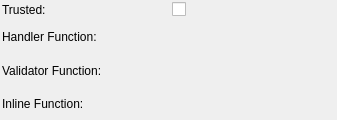
<?xml version="1.0" encoding="UTF-8"?>
<ui version="4.0">
 <class>LanguageWidget</class>
 <widget class="QWidget" name="LanguageWidget">
  <property name="geometry">
   <rect>
    <x>0</x>
    <y>0</y>
    <width>337</width>
    <height>120</height>
   </rect>
  </property>
  <property name="minimumSize">
   <size>
    <width>0</width>
    <height>0</height>
   </size>
  </property>
  <property name="windowTitle">
   <string>Form</string>
  </property>
  <layout class="QGridLayout" name="language_grid">
   <property name="margin">
    <number>2</number>
   </property>
   <property name="spacing">
    <number>6</number>
   </property>
   <item row="0" column="0">
    <widget class="QLabel" name="trusted_lbl">
     <property name="sizePolicy">
      <sizepolicy hsizetype="Preferred" vsizetype="Preferred">
       <horstretch>0</horstretch>
       <verstretch>0</verstretch>
      </sizepolicy>
     </property>
     <property name="minimumSize">
      <size>
       <width>0</width>
       <height>0</height>
      </size>
     </property>
     <property name="text">
      <string>Trusted:</string>
     </property>
    </widget>
   </item>
   <item row="0" column="1">
    <widget class="QCheckBox" name="trusted_chk">
     <property name="text">
      <string/>
     </property>
    </widget>
   </item>
   <item row="1" column="0">
    <widget class="QLabel" name="func_handler_lbl">
     <property name="sizePolicy">
      <sizepolicy hsizetype="Preferred" vsizetype="Preferred">
       <horstretch>0</horstretch>
       <verstretch>0</verstretch>
      </sizepolicy>
     </property>
     <property name="minimumSize">
      <size>
       <width>0</width>
       <height>0</height>
      </size>
     </property>
     <property name="text">
      <string>Handler Function:</string>
     </property>
    </widget>
   </item>
   <item row="2" column="0">
    <widget class="QLabel" name="func_validator_lbl">
     <property name="sizePolicy">
      <sizepolicy hsizetype="Preferred" vsizetype="Preferred">
       <horstretch>0</horstretch>
       <verstretch>0</verstretch>
      </sizepolicy>
     </property>
     <property name="minimumSize">
      <size>
       <width>0</width>
       <height>0</height>
      </size>
     </property>
     <property name="text">
      <string>Validator Function:</string>
     </property>
    </widget>
   </item>
   <item row="3" column="0">
    <widget class="QLabel" name="func_inline_lbl">
     <property name="sizePolicy">
      <sizepolicy hsizetype="Preferred" vsizetype="Preferred">
       <horstretch>0</horstretch>
       <verstretch>0</verstretch>
      </sizepolicy>
     </property>
     <property name="minimumSize">
      <size>
       <width>0</width>
       <height>0</height>
      </size>
     </property>
     <property name="text">
      <string>Inline Function:</string>
     </property>
    </widget>
   </item>
  </layout>
 </widget>
 <resources/>
 <connections/>
</ui>
